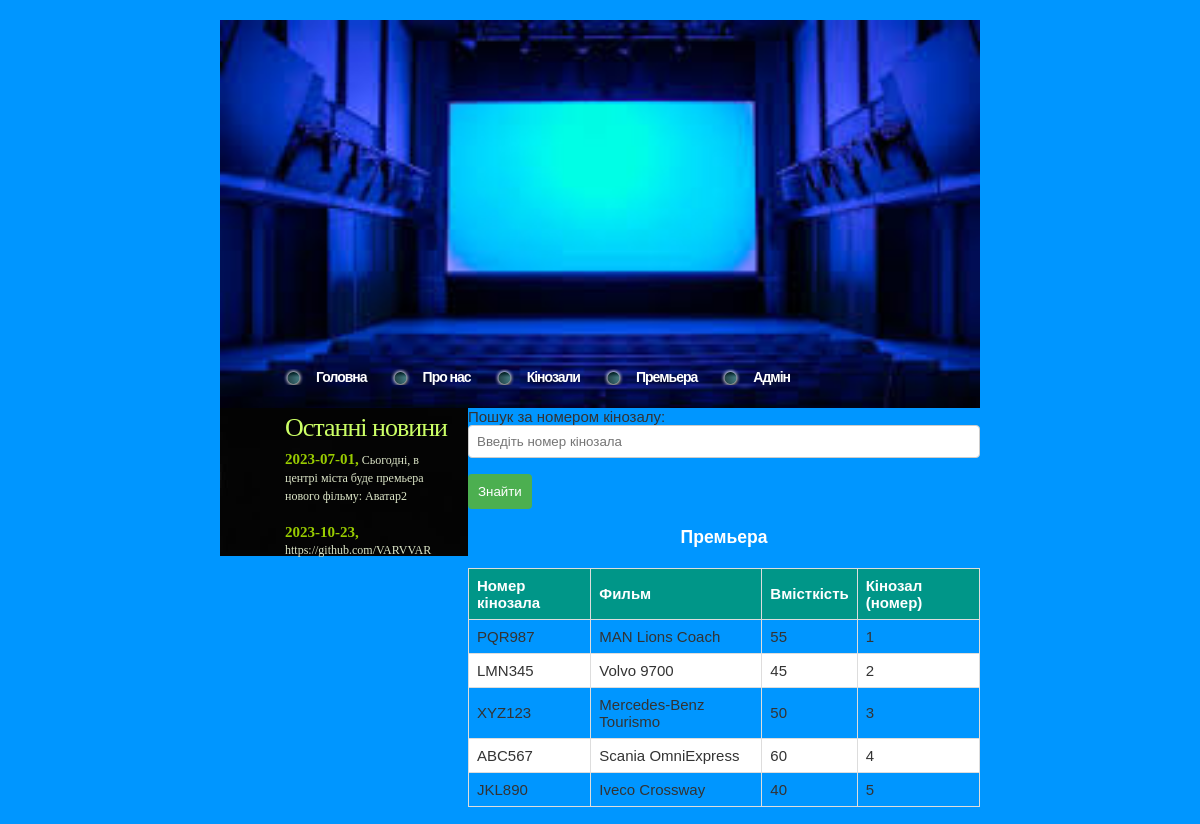
Screenshot of /avtovokzal/buses.php with the database file from the repository.
### tables this page shows
CREATE TABLE `Buses` (
  `id` int NOT NULL,
  `plate_number` varchar(20) NOT NULL,
  `model` varchar(50) NOT NULL,
  `capacity` int NOT NULL,
  `station_id` int DEFAULT NULL
);

### avtovokzal/buses.php (the view, shortened to what this page needs)
<!DOCTYPE html PUBLIC "-//W3C//DTD XHTML 1.0 Transitional//EN" "http://www.w3.org/TR/xhtml1/DTD/xhtml1-transitional.dtd">
<html lang="uk">
<head>
  </style><?php
require_once "database.php";
function getBusStations($searchQuery = "") {
    global $conn;
    $query = "SELECT * FROM Buses";
    $result = mysqli_query($conn, $query);
    $data = array();
    while ($row = mysqli_fetch_assoc($result)) {
        $data[] = $row;
    }
    return $data;
}
$searchQuery = isset($_GET['search']) ? $_GET['search'] : '';
$results_bus_stations = getBusStations($searchQuery);
?>
</head>
<body>
<div id="Container">
  <div id="header_"> &nbsp;
    <ul class="navi">
    <li><a href="index.php">Головна</a></li>
      <li><a href="aboutus.html">Про нас</a></li>
      <li><a href="routes.php">Кінозали</a></li>
      <li><a href="buses.php">Премьера</a></li>
      <li><a href="admin.php">Адмін</a></li>
    </ul>
  </div>
  <div id="left_">
    <h2>Останні новини</h2>
    <p><span>2023-07-01,</span> Сьогодні, в центрі міста буде премьера нового фільму: Аватар2
 </p>
    <p>&nbsp;</p>
    <p><span>2023-10-23,</span> https://github.com/VARVVAR</p>
    <p>&nbsp;</p>
  </div>
  <div id="right_">
  <form method="get" action="">
        <label for="search">Пошук за номером кінозалу:</label>
        <input type="text" name="search" placeholder="Введіть номер кінозала" required>
        <input type="submit" value="Знайти">
    </form>
  <h3>Премьера</h3>
<table>
  <thead>
    <tr>
      <th>Номер кінозала</th>
      <th>Фильм</th>
      <th>Вмісткість</th>
      <th>Кінозал (номер)</th>
    </tr>
  </thead>
  <tbody>
  <?php foreach ($results_bus_stations as $row): ?>      <tr>
        <td><?php echo $row['plate_number']; ?></td>
        <td><?php echo $row['model']; ?></td>
        <td><?php echo $row['capacity']; ?></td>
        <td><?php echo $row['station_id']; ?></td>
</tr>
    <?php endforeach; ?>
  </tbody>
</table>
<br>
  </div>
</div>
</body>
</html>

### avtovokzal/buses.php (style rules this page uses)
#Container { left: 0px; top: 0px; width: 760px; position: relative; margin-right: auto; margin-left: auto; }
#header_ { float: left; left: 0px; top: 0px; width: 760px; height: 388px; background-image: url('images/images.png'); background-size: 100% 120%; }
#header_ ul.navi { width: 750px; display: block; position: absolute; top: 347px; left: 58px; padding: 0; margin: 0; background: none; }
#header_ ul.navi li { border-width: 1px; background: url(images/saparation.gif) no-repeat right; height: 22px; padding: 0 18px 0 5px; margin: 0; display: block; float: left; }
#header_ ul.navi li a { font: 14px/21px Arial, Helvetica, sans-serif; color: #FFFFFF; text-decoration: none; text-indent: 0px; padding: 0 0 0 33px; font-weight: bold; margin: 0; width: inherit; letter-spacing: -1px; background-repeat: no-repeat; background-image: url('images/button.png'); }
#left_ { float: left; left: 0px; top: 388px; width: 248px; background-image: url('images/black.png'); background-repeat: no-repeat; }
#left_ h2 { font: 26px/24px "Calisto MT"; color: #CCFF66; font-weight: normal; display: block; letter-spacing: -1px; word-spacing: 0em; text-indent: 0px; margin-top: 0; margin-right: 0; margin-bottom: 10px; padding-top: 8px; padding-left: 65px; }
#left_ p { background: no-repeat; color: #DDE6C8; padding: 0 0 0 65px; width: 160px; display: block; font: 12px/18px Tahoma; margin-top: 0; margin-right: 0; margin-bottom: 0; letter-spacing: 0px; }
#left_ p span { color: #99CC00; font-weight: bold; font-size: 15px; letter-spacing: 0px; }
#right_ { float: left; left: 248px; top: 388px; width: 512px; background-image: url('images/blue.png'); }
body { margin: 0px; background-image: url('images/blue.png'); background-repeat: repeat-x; background-color: Cyan; }
body { font-family: 'Arial', sans-serif; font-size: 15px; background-color: Cyan; color: #333; margin: 20px; }
h3 { color: white; text-align:center; }
table { border-collapse: collapse; width: 100%; margin-top: 20px; }
th, td { border: 1px solid #ddd; padding: 8px; text-align: left; }
th { background-color: #009688; color: #fff; }
tbody tr:nth-child(even) { background-color: white; }
input[type="text"] { width: 100%; padding: 8px; margin-bottom: 16px; box-sizing: border-box; border: 1px solid #ccc; border-radius: 4px; }
input[type="submit"] { background-color: #4caf50; color: #fff; cursor: pointer; padding: 10px; border: none; border-radius: 4px; }

### rows the page displays
buses: plate_number "PQR987", model "MAN Lions Coach", capacity "55", station "1"
buses: plate_number "LMN345", model "Volvo 9700", capacity "45", station "2"
buses: plate_number "XYZ123", model "Mercedes-Benz Tourismo", capacity "50", station "3"
buses: plate_number "ABC567", model "Scania OmniExpress", capacity "60", station "4"
buses: plate_number "JKL890", model "Iveco Crossway", capacity "40", station "5"
